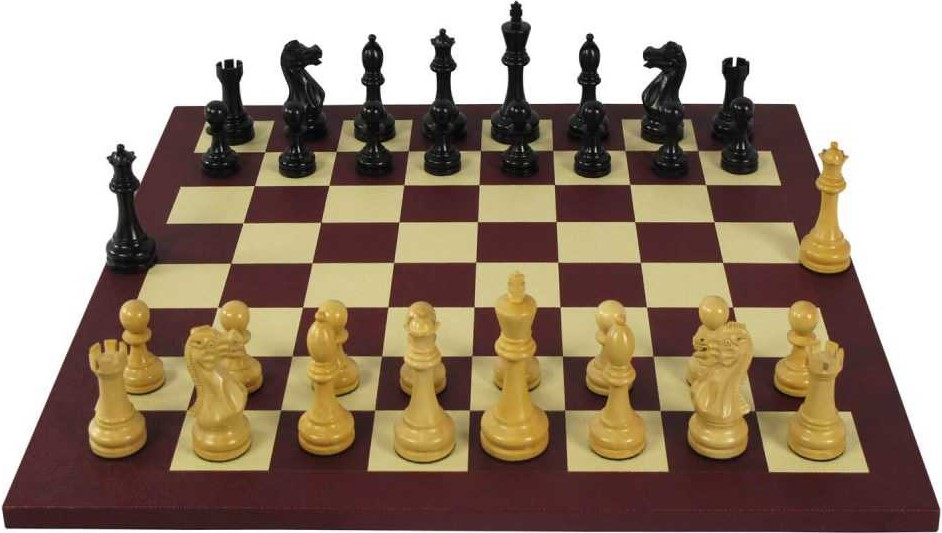
#> input picture DATA/22_real_chess.jpg, 942 x 533 px
$ jupyter execute Ornek4.9-18.10.2022.ipynb   (shell and % lines are left out)
#> lines starting #> are read from the running program, lines starting #| are printed output that depends on the picture; after the words box and inside, x2 and y2 are one past the last pixel; in counts of white or black regions, pixels touching at a corner belong together
[cell 1]
import numpy as np
import cv2

import matplotlib.pyplot as plt

[cell 2]
# Örnek 4.9: Shi-Tomasi Corner Detection

img = cv2.imread('../DATA/22_real_chess.jpg')
#> img is the input picture: shape (533, 942, 3); mean B, G, R 121.3, 139.3, 157.3
img = cv2.cvtColor(img,cv2.COLOR_BGR2RGB)
imgGray = cv2.cvtColor(img,cv2.COLOR_RGB2GRAY)
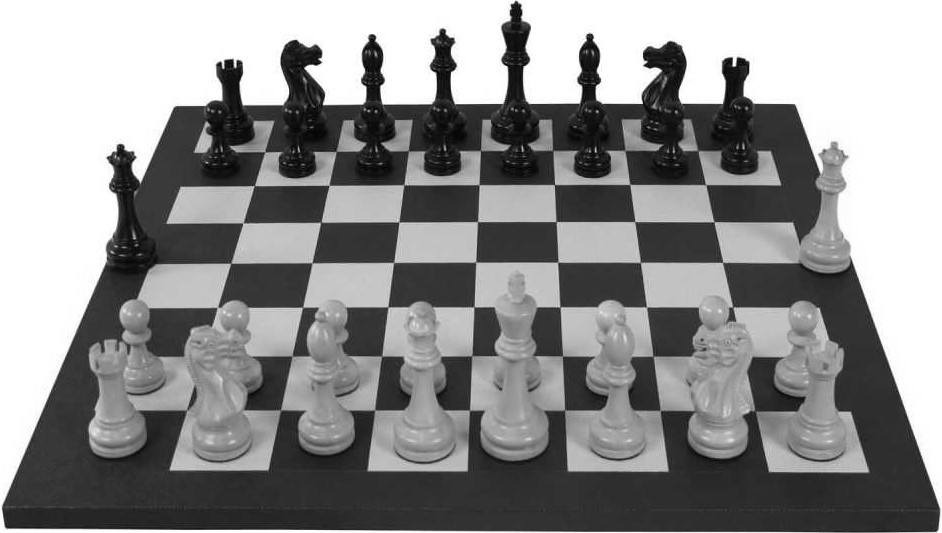
#> imgGray: shape (533, 942); min 0, max 255, mean 142.6

#goodFeaturesToTrack(image, maxCorners, qualityLevel, minDistance
#[, corners[, mask[, blockSize[, useHarrisDetector[, k]]]]]) -> corners

corners = cv2.goodFeaturesToTrack(imgGray,0,0.01,10)
#> corners = 482 rows, first 8: [644, 65], [320, 62], [641, 102], [733, 65], [235, 67], [220, 62], [323, 104], [305, 68]
corners = np.int0(corners)

for i in corners:
    x,y = i.ravel()
    cv2.circle(img,(x,y),3,(255,0,0),-1)
#> this loop made 482 passes
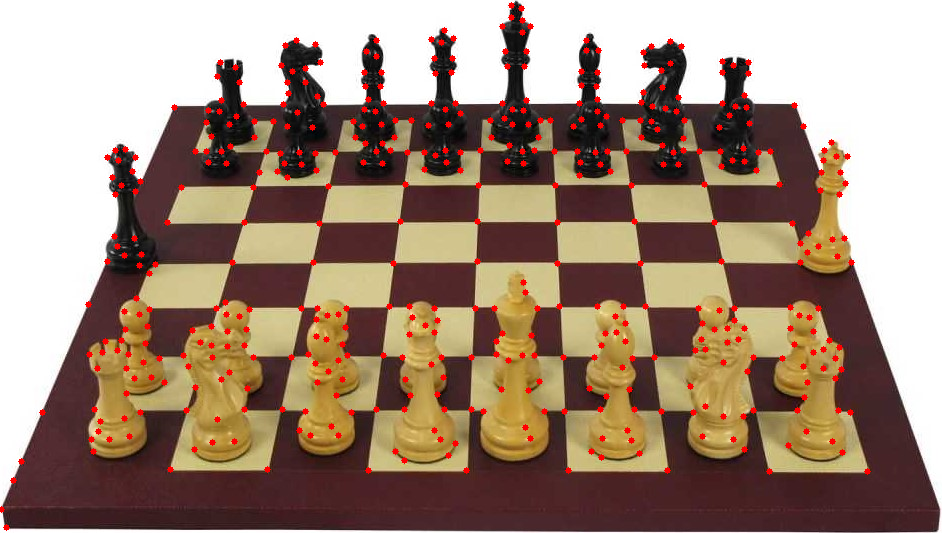
#> img: shape (533, 942, 3); mean R, G, B 160.7, 136.1, 119

f, eksen = plt.subplots(1,1,figsize=(8,5))
eksen.imshow(img)

[cell 3]
x, y = corners[0].ravel()
#> x = 644; y = 65
print(type(x))
#| <class 'numpy.int64'>
print(type(y))
#| <class 'numpy.int64'>

[cell 4]
corners
#> Out has the same summary as corners

$ run again, with DATA/13_noised.jpg copied over DATA/22_real_chess.jpg
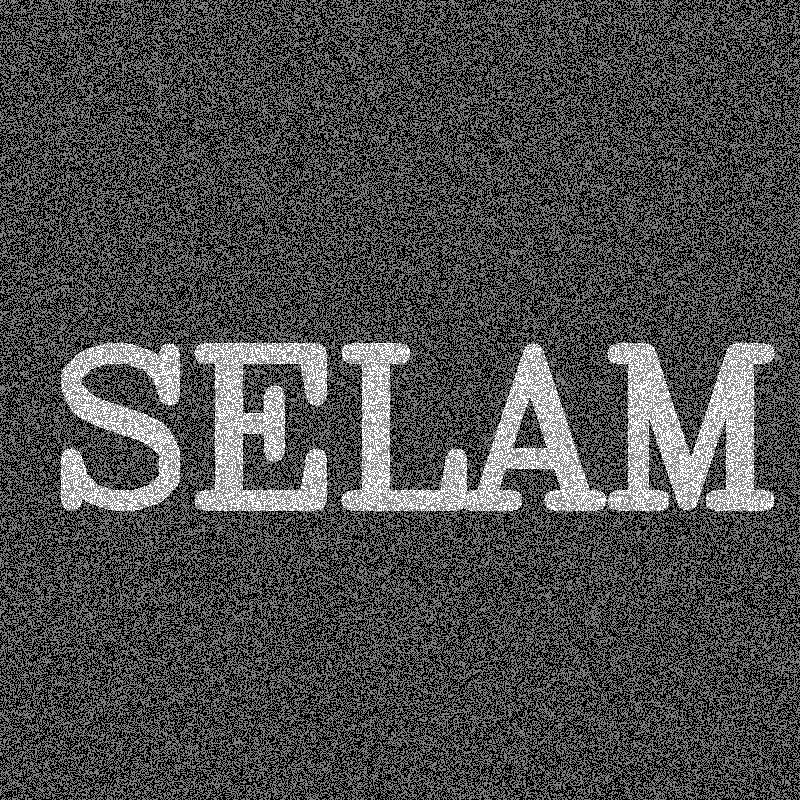
#> input picture DATA/13_noised.jpg, 800 x 800 px
#> img is the input picture: shape (800, 800, 3); min 0, max 255, mean 76.9
#> the loop `for i in corners:` made 3927 passes
#> (x, y) on passes 1 to 3: (710, 464), (172, 344), (664, 377)
#> after the loop `for i in corners:`:
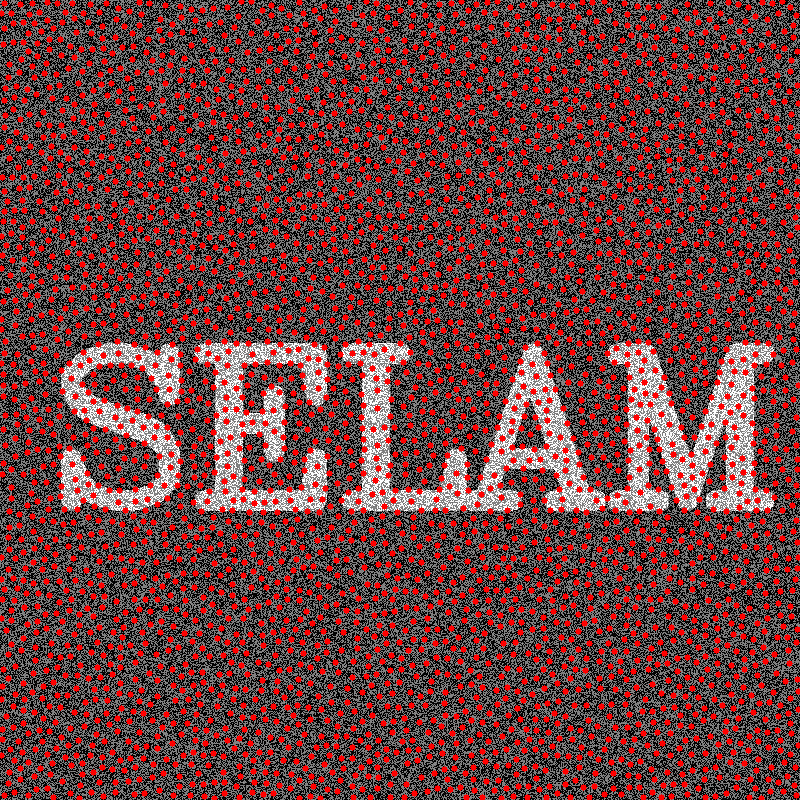
#> img: shape (800, 800, 3); 17.76% of pixels changed, all inside (x1, y1, x2, y2) = (0, 0, 800, 800)
#> `x, y = corners[0].ravel()`: x = 710; y = 464
#| <class 'numpy.int64'>
#| <class 'numpy.int64'>
